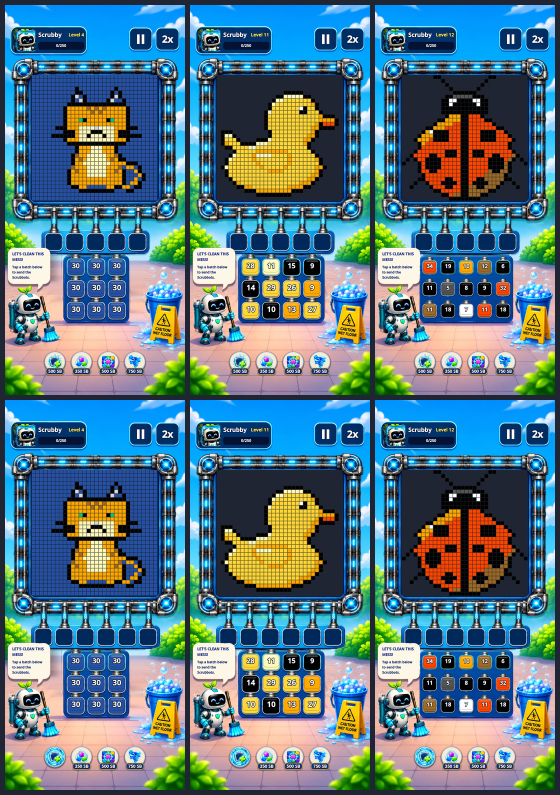
#> input picture coordination/sessions/FACTORY/159-gameplay-shell-plaza/contact_sheet_captures.png, 1120 x 1590 px (shown at 1/2 size)
$ python measure.py contact_sheet_captures.png
#> lines starting #> are read from the running program, lines starting #| are printed output that depends on the picture; after the words box and inside, x2 and y2 are one past the last pixel; in counts of white or black regions, pixels touching at a corner belong together
"""Pixel-analysis measurement of a plaza gameplay master (job 159).

Method: dark-navy interior mask (R<40, G in 25..75, B in 60..140, B > G+25) -> connected
components (scipy.ndimage.label); components are classified by bbox/area into board,
top-bar boxes, execution slots and supply cells. Interiors are the component bboxes
(x1/y1 exclusive). Rail centrelines: midpoint of the bright-metal/blue rail band found by
scanning outwards from the board interior. Connector x: centre of the bright pipe column
between the board bottom rail and the slot strip.
usage: python -I measure.py <png> [--json]
"""
import json
import sys

import numpy as np
from PIL import Image
from scipy import ndimage


def navy_mask(a):
    r, g, b = a[..., 0].astype(int), a[..., 1].astype(int), a[..., 2].astype(int)
    return (r < 40) & (g >= 25) & (g <= 80) & (b >= 60) & (b <= 150) & (b > g + 25)


def components(mask, min_area=1500):
    lab, n = ndimage.label(mask)
    out = []
    for i, sl in enumerate(ndimage.find_objects(lab)):
        area = int((lab[sl] == i + 1).sum())
        if area < min_area:
            continue
        y, x = sl
        out.append({"x0": x.start, "y0": y.start, "x1": x.stop, "y1": y.stop, "area": area})
    return out


def dashes(a, box):
    """Bright cyan-white light dashes: (cx, cy, area) of each component in box."""
    x0, y0, x1, y1 = box
    w = a[y0:y1, x0:x1].astype(int)
    m = (w[..., 0] > 100) & (w[..., 1] > 215) & (w[..., 2] > 240)
    lab, _ = ndimage.label(m)
    out = []
    for i in range(1, lab.max() + 1):
        ar = int((lab == i).sum())
        if ar >= 15:
            cy, cx = ndimage.center_of_mass(lab == i)
            out.append((round(cx + x0, 1), round(cy + y0, 1), ar))
    return out


def dash_axis(a, box, axis, lo, hi):
    """Median centre (x if axis 1 else y) of the dashes whose centre lies in [lo, hi]."""
    v = [d[1 - axis] if axis == 0 else d[0] for d in dashes(a, box) if d[2] >= 100]
    v = [c for c in v if lo <= c <= hi]
    return float(np.median(v))


def measure(path):
#> called with path = 'contact_sheet_captures.png'
    a = np.asarray(Image.open(path).convert("RGB"))
#> a is the input picture: shape (1590, 1120, 3); mean R, G, B 89.6, 120, 131.2
    h, w = a.shape[:2]
#> h = 1590; w = 1120
    comps = components(navy_mask(a))
#> in navy_mask, `r, g, b = a[..., 0].astype(int), a[..., 1].astype(int), a[..., 2].asty..`:
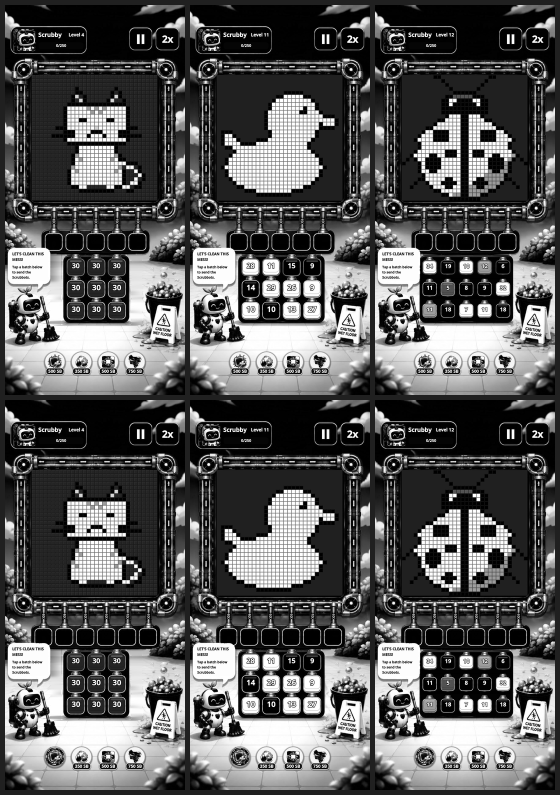
#> r: shape (1590, 1120) int64 (shown at 1/2 size); min 0, max 255, mean 89.6
#> in navy_mask, `r, g, b = a[..., 0].astype(int), a[..., 1].astype(int), a[..., 2].asty..`:
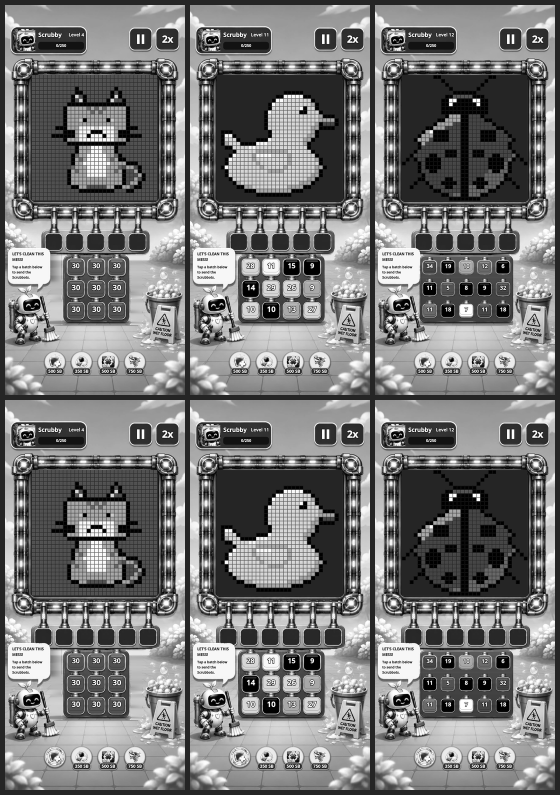
#> g: shape (1590, 1120) int64 (shown at 1/2 size); min 0, max 255, mean 120
#> in navy_mask, `r, g, b = a[..., 0].astype(int), a[..., 1].astype(int), a[..., 2].asty..`:
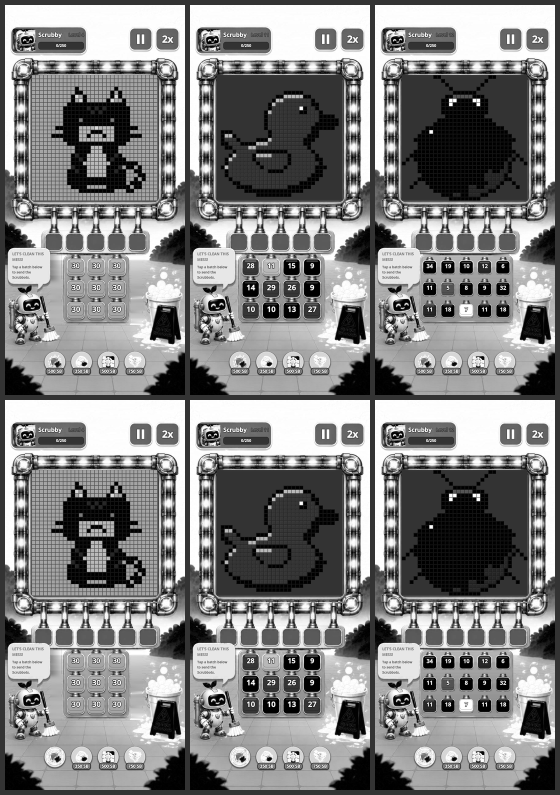
#> b: shape (1590, 1120) int64 (shown at 1/2 size); min 0, max 255, mean 131.2
#> in navy_mask, `return (r < 40) & (g >= 25) & (g <= 80) & (b >= 60) & (b <= 150) & (b ..`:
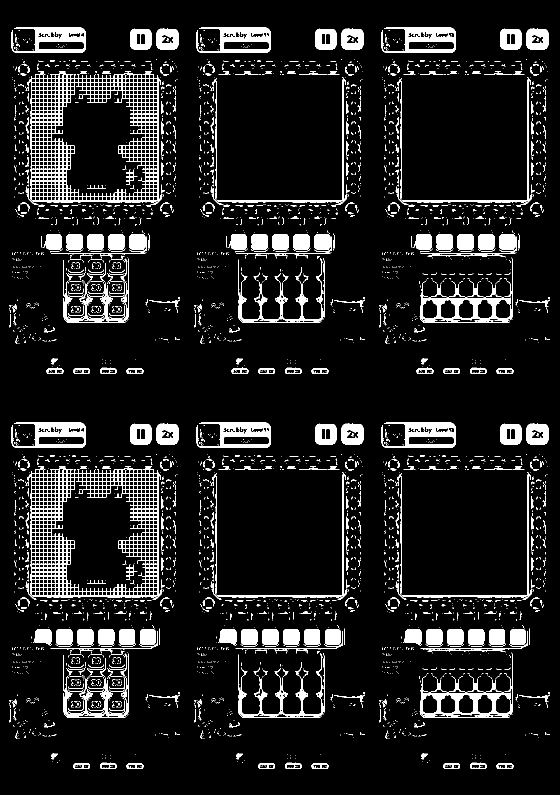
#> returned value: shape (1590, 1120) bool (shown at 1/2 size); 9.6% white; 4159 white regions (3546 under 20 px), largest, box (x1, y1, x2, y2) and area: (57, 146, 324, 409) 14572, (57, 936, 324, 1199) 14568, (839, 515, 1026, 646) 3744
#> in components, `lab, n = ndimage.label(mask)`:
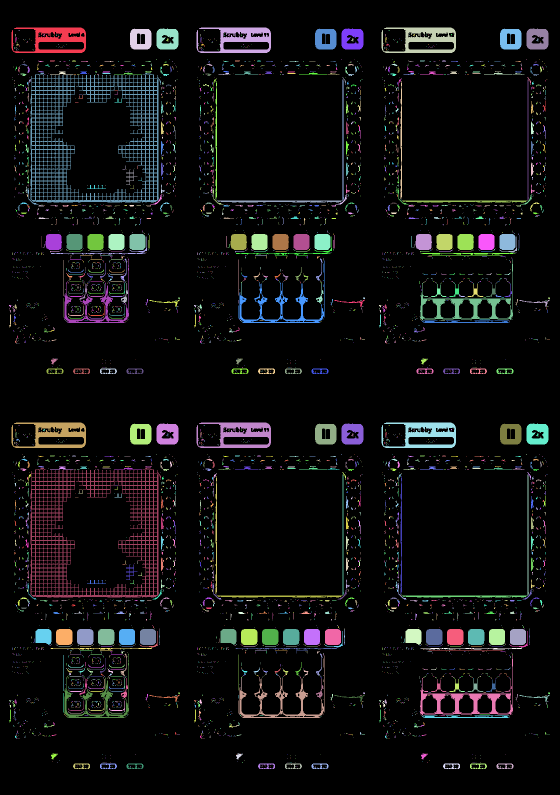
#> lab: shape (1590, 1120) int32 (shown at 1/2 size); 5941 distinct labels, from 0 to 5940; one colour per label, 0 black
#> in components, `lab, n = ndimage.label(mask)`: n = 5940
#> the loop in components, `for i, sl in enumerate(ndimage.find_objects(lab)):` made 5940 passes
#> area on passes 1 to 3: 3630, 3610, 3589
#> after the loop in components, `for i, sl in enumerate(ndimage.find_objects(lab)):`: out = 14 items
#> comps = 14 items
    board = max(comps, key=lambda c: c["area"])
#> board = {'x0': 61, 'y0': 146, 'x1': 322, 'y1': 405, 'area': 14398}
    top = sorted([c for c in comps if c["y1"] < 260], key=lambda c: c["x0"])
#> top = 3 items
    below = [c for c in comps if c["y0"] > board["y1"] and 50 < c["x1"] - c["x0"] < 110 and 50 < c["y1"] - c["y0"] < 110]
#> below = []
#> (the run stopped early here; a loop or call above may not have finished)
